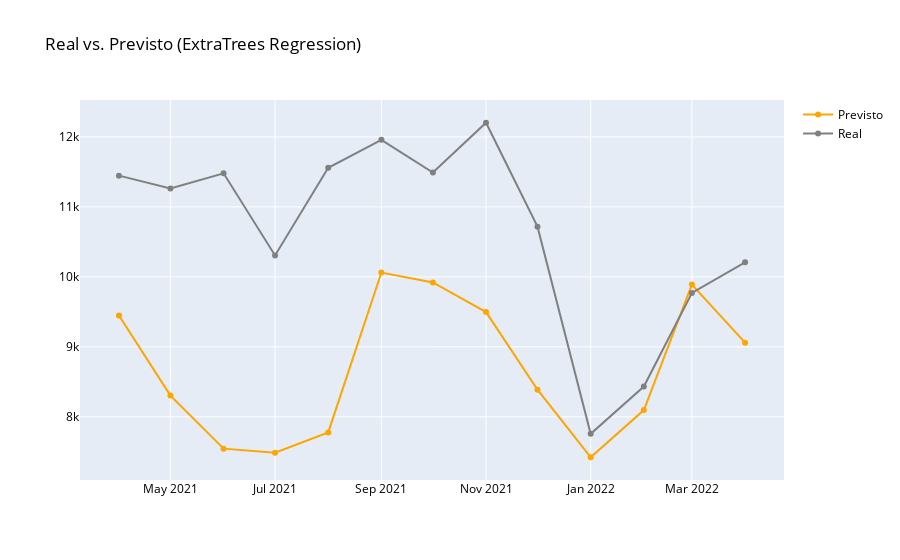

Notebook cell for this chart:
### Code cell
fig = go.Figure(data=[
    go.Scatter(name='Previsto', x=df_r_teste['data'], y=pred_teste_et, marker={'color': 'orange'}),
    go.Scatter(name='Real', x=df_r_teste['data'], y=y_r_teste, marker={'color': 'gray'})
    ])
fig.update_layout(font=dict(color='black'), title_text='Real vs. Previsto (ExtraTrees Regression)')
fig.show()

### Figure 1 — Plotly figure (JSON) as saved in the notebook; plotly's stock layout.template omitted (floating-point values rounded to 4 significant figures)
{"data": [{"marker": {"color": "orange"}, "name": "Previsto", "type": "scatter", "x": ["2021-04-01", "2021-05-01", "2021-06-01", "2021-07-01", "2021-08-01", "2021-09-01", "2021-10-01", "2021-11-01", "2021-12-01", "2022-01-01", "2022-02-01", "2022-03-01", "2022-04-01"], "y": [9448.0, 8303.0, 7546.0, 7488.0, 7777.0, 10060.0, 9921.0, 9497.0, 8387.0, 7423.0, 8096.0, 9891.0, 9060.0]}, {"marker": {"color": "gray"}, "name": "Real", "type": "scatter", "x": ["2021-04-01", "2021-05-01", "2021-06-01", "2021-07-01", "2021-08-01", "2021-09-01", "2021-10-01", "2021-11-01", "2021-12-01", "2022-01-01", "2022-02-01", "2022-03-01", "2022-04-01"], "y": [11447, 11263, 11480, 10307, 11559, 11959, 11491, 12203, 10718, 7757, 8433, 9770, 10208]}], "layout": {"font": {"color": "black"}, "title": {"text": "Real vs. Previsto (ExtraTrees Regression)"}}}
